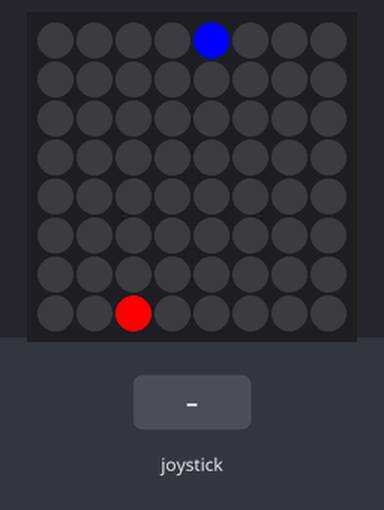
The program below on a simulated Raspberry Pi (BCM pin numbers) with a Sense HAT. Shown: the Sense HAT's 8×8 RGB LED matrix. Inputs (shaded band) come from the test bench. Random numbers come from a fixed seed.

Above: at 1.2 s.
1.3 s: joystick clicked
3.1 s: joystick pushed down
At 3.6 s:
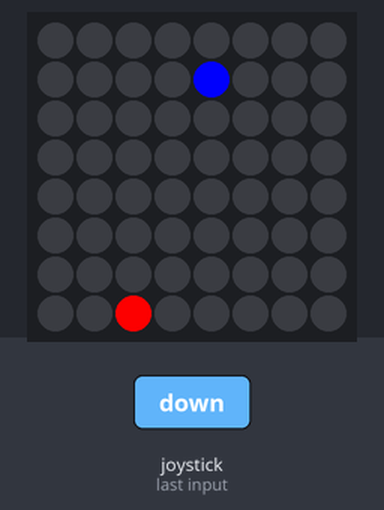
4.6 s: joystick pushed left
At 5.8 s:
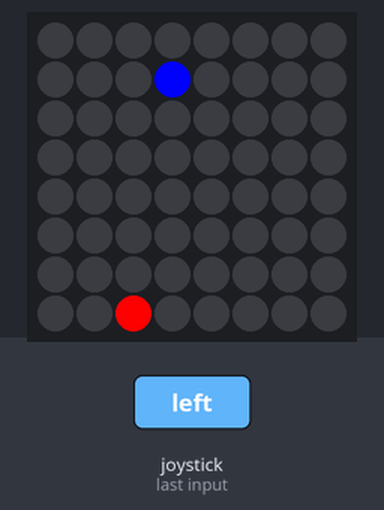
6.1 s: joystick pushed up
At 7.1 s:
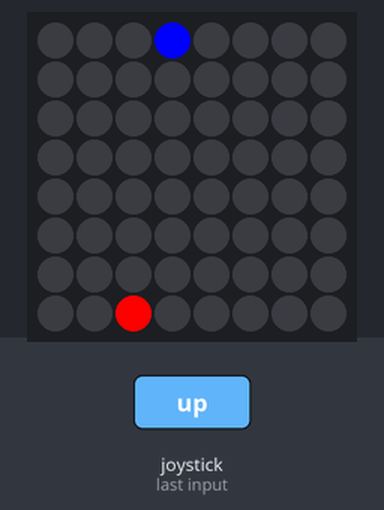
7.6 s: joystick clicked
9.4 s: joystick pushed left
At 10.8 s:
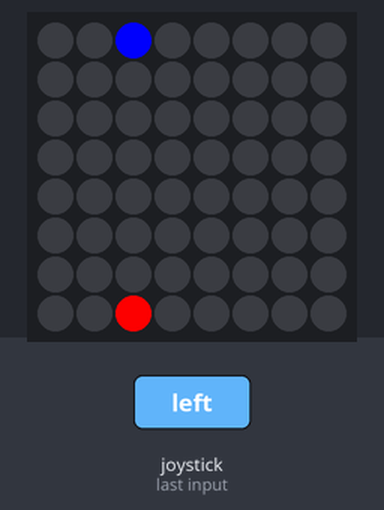
Timing chart, 0 to 11.9 s (numbered marks = the images above; inputs shaded):
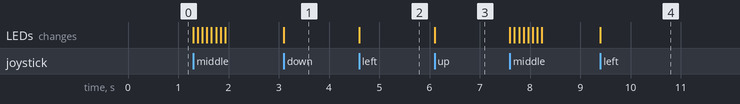

Measured:
- after the input at 3.1 s, the LEDs: change at once (image 1)
- after the input at 4.6 s, the LEDs: change at once (image 2)
- after the input at 6.1 s, the LEDs: change at once (image 3)
- after the input at 9.4 s, the LEDs: change at once (image 4)

The program:

joystickmove.py
```python
from sense_hat import SenseHat
from  time import sleep
import random
sense = SenseHat()

r = 255
g = 255
b = 255

blue = (0,0,255)
red = (255,0,0)

playerX = 4
playerY = 0

enemyX = random.randint(0,7)
enemyY = random.randint(5,7)

enemyAlive = None
iterations = 0
if iterations == 0:
	enemyAlive = True

sense.clear(0,0,0)
sense.set_pixel(enemyX,enemyY,red)
sense.set_pixel(playerX,playerY,blue)

def checkCollision(pX,pY,eX,eY):
	++iterations
	if pX == eX and pY == eY:
		sense.set_pixel(random.ranint(0,7),random.randomint(5,7),(0,0,0))
		enemyAlive = false
		return true

def shoot(event):
	++iterations
	global playerY
	global playerY
	shotX = playerX
	shotY = playerY + 1
	if event.action == 'pressed':
		while shotX <= 7 and shotY < 8 and shotX >= 0 and shotY >= 0:
			if checkCollision(playerX,playerY,enemyX,enemyY):
				break;
			sense.set_pixel(shotX,shotY,(r,g,b))
			shotY = shotY + 1
			sleep(0.09)
			sense.set_pixel(shotX,shotY-1,(0,0,0))
			sense.set_pixel(playerX,playerY,blue)
		sense.set_pixel(shotX,shotY-1,(0,0,0))
		sense.set_pixel(playerX,playerY,blue)
def up(event):
	++iterations
	global playerY
	if  playerY > 0 and event.action == 'pressed':
		sense.clear(0,0,0)
		playerY = playerY -1
		sense.set_pixel(playerX,playerY,blue)
		if enemyAlive:
			sense.set_pixel(enemyX,enemyY,red)
def down(event):
	++iterations
	global playerY
	if playerY < 7 and event.action == 'pressed':
		sense.clear(0,0,0)
		playerY = playerY +1
		sense.set_pixel(playerX,playerY,blue)
		if enemyAlive:
			sense.set_pixel(enemyX,enemyY,red)
def left(event):
	++iterations
	global playerX
	if playerX > 0 and event.action == 'pressed':
		sense.clear(0,0,0)
		playerX = playerX -1
		sense.set_pixel(playerX,playerY,blue)
		if enemyAlive:
			sense.set_pixel(enemyX,enemyY,red)
def right(event):
	++iterations
	global playerX
	if playerX < 7 and event.action == 'pressed':
		sense.clear(0,0,0)
		playerX = playerX +1
		sense.set_pixel(playerX,playerY,blue)
		if enemyAlive:
			sense.set_pixel(enemyX,enemyY,red)

sense.stick.direction_up = up
sense.stick.direction_down = down
sense.stick.direction_left = left
sense.stick.direction_right = right
sense.stick.direction_middle = shoot


while True:
	pass #Keeps program running
```
